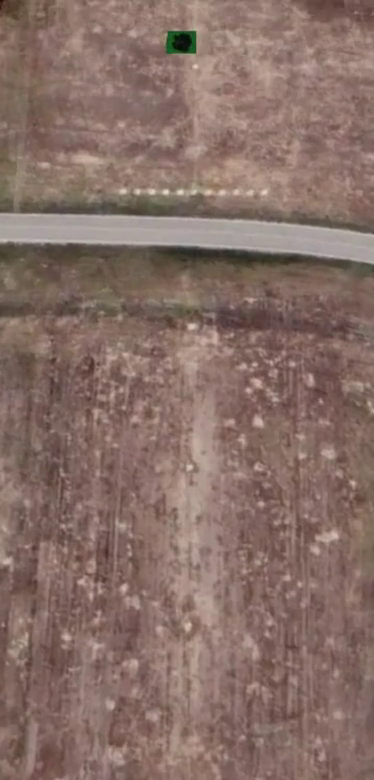
#> input picture frame 23 of Ucus6m.mp4, 374 x 780 px
$ jupyter execute --allow-errors 'Ucusİsleme.ipynb'   (older library calls are emulated)
#> lines starting #> are read from the running program, lines starting #| are printed output that depends on the picture; after the words box and inside, x2 and y2 are one past the last pixel; in counts of white or black regions, pixels touching at a corner belong together
#> further down, frame is the input picture: shape (780, 374, 3); mean B, G, R 102.5, 110.7, 135.3
#> `frame_resize = cv2.resize(frame,(int(frame.shape[1]*1000/frame.shape[0..`:
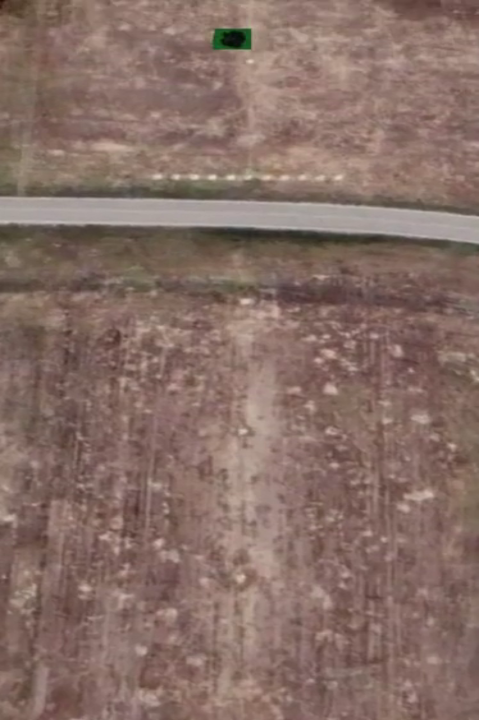
#> frame_resize: shape (720, 479, 3); mean B, G, R 102.4, 110.6, 135.1
#> `frame_hsv = cv2.cvtColor(frame,cv2.COLOR_BGR2HSV)`: frame_hsv: shape (780, 374, 3); mean H, S, V 8.3, 63.3, 135.3
#> `frame_gray = cv2.cvtColor(frame,cv2.COLOR_BGR2GRAY)`:
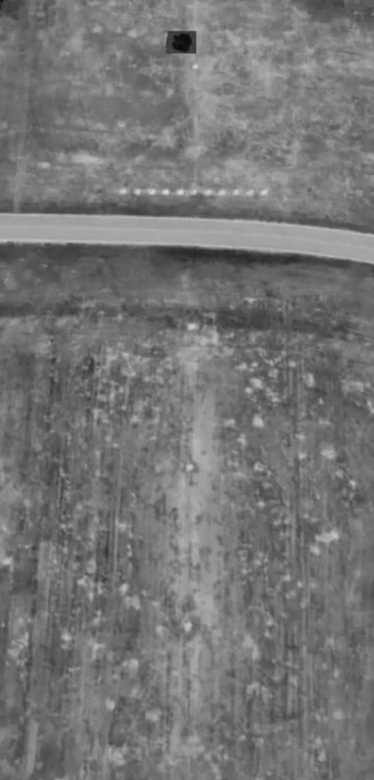
#> frame_gray: shape (780, 374); min 9, max 217, mean 117.1
#> `frame_green_area = cv2.inRange(frame_hsv,greenLower,greenUpper)`:
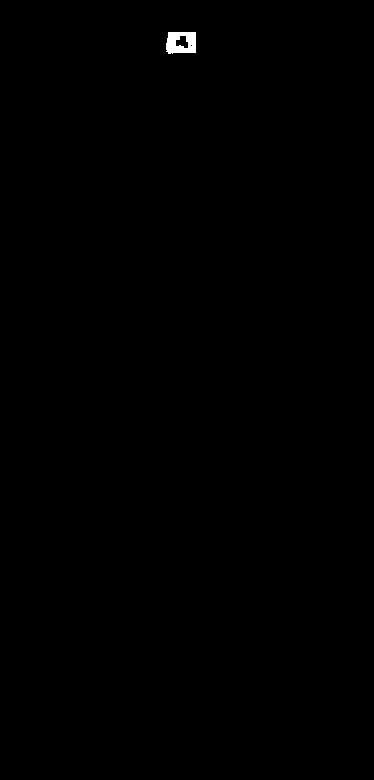
#> frame_green_area: shape (780, 374); 0.18% white; 1 white region, box (x1, y1, x2, y2) and area: (166, 32, 196, 54) 515
#> `frame_erode = cv2.erode(frame_green_area,None,iterations=2)`:
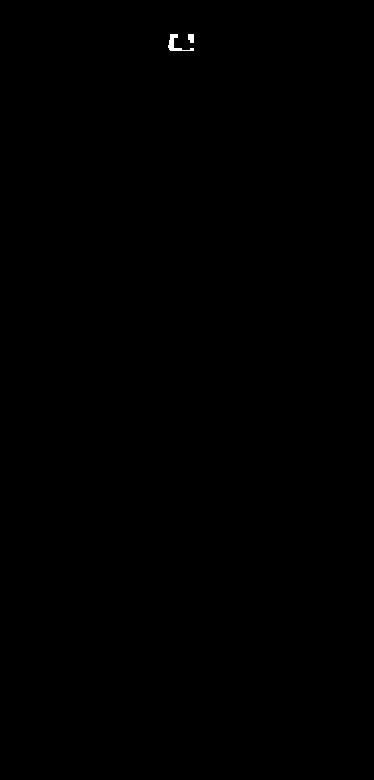
#> frame_erode: shape (780, 374); 0.06% white; 2 white regions, box (x1, y1, x2, y2) and area: (168, 34, 194, 51) 141, (188, 34, 194, 43) 48
#> `frame_dilate = cv2.dilate(frame_erode,None,iterations=2)`: frame_dilate: shape (780, 374); 0.16% white; 2 white regions
#> `(frame_contour,contours,hierarcy) = cv2.findContours(frame_dilate.copy..`: contours = 2 contours; box (x1, y1, x2, y2) and area: (166, 32, 196, 53) 301, (186, 32, 196, 45) 102
#> `c = max(contours,key=cv2.contourArea)`: c = contour of 23 points, box (x1, y1, x2, y2) (166, 32, 196, 53), area 301
#> `rect = cv2.minAreaRect(c)`: rect = ((180.5, 42), (20, 29), -90)
#> `((x,y),(w,h),rotation) = rect`: x = 180.5; y = 42; w = 20; h = 29; rotation = -90
#> `box = cv2.boxPoints(rect)`: box = [[195, 52], [166, 52], [166, 32], [195, 32]]
#> `M = cv2.moments(c)`: M = moments, m00 301, centre m10/m00, m01/m00 = (176.7, 44.25)
#> `center = (int(M['m10']/M['m00']),int(M['m01']/M['m00']))`: center = (176, 44)
#> `cv2.drawContours(frame_copy,[box], 0, (0,255,255),1)`: frame_copy: shape (780, 374, 3); 0.03% of pixels changed, all inside (x1, y1, x2, y2) = (166, 32, 196, 53)
#> `up,down,left,right = min(box[:,0]),max(box[:,0]),min(box[:,1]),max(box..`: up = 166; down = 195; left = 32; right = 52
#> `target_area = frame_gray[left:right,up:down]`:
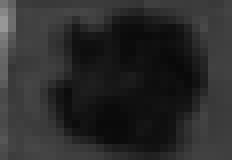
#> target_area: shape (20, 29) (shown 8 times larger); min 9, max 151, mean 42.8
#> `ret_gray, threshed_gray= cv2.threshold(target_area, 54, 255, cv2.THRES..`:
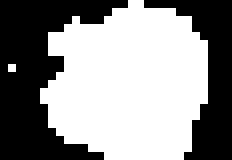
#> threshed_gray: shape (20, 29) (shown 8 times larger); 56.4% white; 2 black regions
#> `(frame_contour_gray,contours_gray,hierarcy_gray) = cv2.findContours(th..`: contours_gray = 2 contours, 1 with area under 20; largest, box (x1, y1, x2, y2) and area: (5, 0, 26, 20) 294
#> `c_gray = max(contours_gray,key=cv2.contourArea)`: c_gray = contour of 34 points, box (x1, y1, x2, y2) (5, 0, 26, 20), area 294
#> `rect_gray = cv2.minAreaRect(c_gray)`: rect_gray = ((15, 9.5), (19, 20), -90)
#> `((x_gray,y_gray),(w_gray,h_gray),rotation_gray) = rect_gray`: x_gray = 15; y_gray = 9.5; w_gray = 19; h_gray = 20; rotation_gray = -90
#> `box_gray = cv2.boxPoints(rect_gray)`: box_gray = [[25, 19], [5, 19], [5, 0], [25, 0]]
#> `M_gray = cv2.moments(c_gray)`: M_gray = moments, m00 294, centre m10/m00, m01/m00 = (15.67, 9.99)
#> `center_gray = (int(M_gray['m10']/M_gray['m00']),int(M_gray['m01']/M_gr..`: center_gray = (15, 9)
#> `cv2.drawContours(target_area,[box_gray], 0, (255,0,255),1)`:
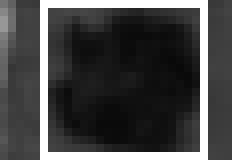
#> target_area: shape (20, 29) (shown 8 times larger); 13.45% of pixels changed, all inside (x1, y1, x2, y2) = (5, 0, 26, 20)
#> `rect_gray_in_image = ((up+center_gray[0],left+[center_gray[1]]),(w_gra..`: rect_gray_in_image = ((181, [41]), (19, 20), -90)
[cell 1]
import numpy as np
import cv2
import matplotlib.pyplot as plt
import time

[cell 2]
# Görüntü içe aktarım

path = './Ucus6m.mp4'
cap = cv2.VideoCapture(path)
frame_number = 1


#> (the rest of this cell did not finish here and is left out)
